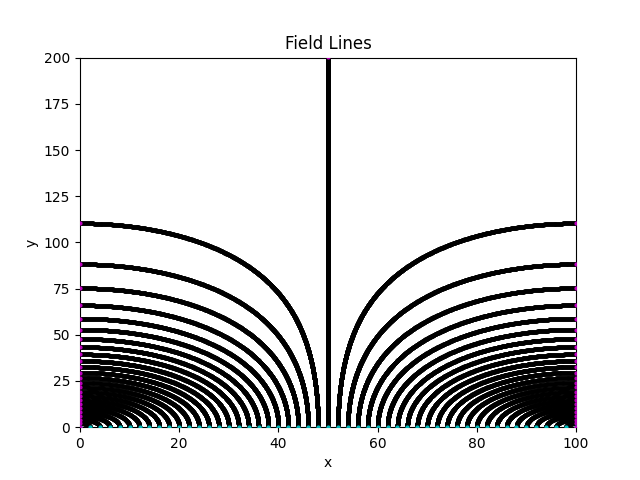

Recreate this plot in Python.
import numpy as np
import matplotlib.pyplot as plt
import os
from utils import launch

N = 100
V0 = 1
L = 100
M = 50
coeffs = (lambda n : n * np.pi / L, lambda n : 0, lambda n : 0, lambda n : 4 * V0 / (n * np.pi) * (n % 2), lambda n : 0)
h = 0.1

fig = plt.figure(1)
ax = fig.add_subplot(111)
plt.xlim(0, L)
plt.ylim(0, 2 * L)
plt.xlabel("x")
plt.ylabel("y")
plt.title("Field Lines")
for x in np.linspace(0, L, M + 1):
    launch((x, h), (np.inf, np.inf), 0, h, (coeffs, N), ax, (0, L, 0, 2 * L), "black")
plt.savefig(os.path.join(os.path.dirname(__file__), "5-2.png"))
plt.show()
# symmetric about x = 50, curves strongly to either side
# matches gradient of V